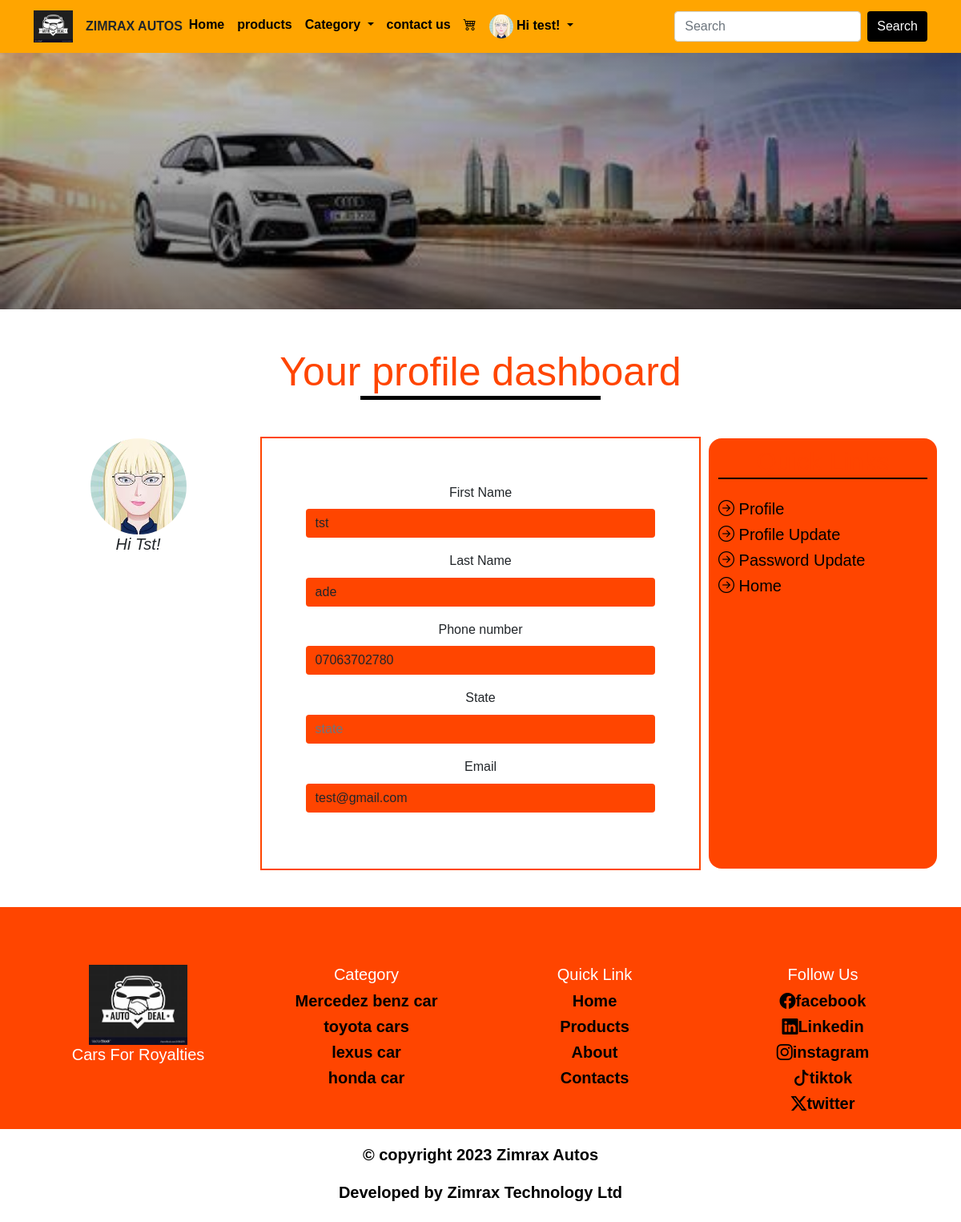
The page /profile (signed in) on the database its author committed.
### main/models.py (models this page shows, shortened)
class AppInfo(models.Model):
    appname = models.CharField(max_length=50)
    logo = models.ImageField(upload_to="logo")
    carousel1 = models.ImageField(upload_to="carousel")
    carousel2 = models.ImageField(upload_to="carousel")
    carousel3 = models.ImageField(upload_to="carousel")
    banner = models.ImageField(upload_to="banner")
    copyrights = models.IntegerField()

class Customer_registration(models.Model):
    user = models.OneToOneField(
        User, on_delete=models.CASCADE
    )  # this line is compulsory, it ensure the django registration file recognize our own model for registration
    username = models.CharField(max_length=50)
    first_name = models.CharField(max_length=50)
    last_name = models.CharField(max_length=50)
    email = models.EmailField(max_length=254)
    city = models.CharField(max_length=254)
    phone_number = models.CharField(max_length=50)
    profile_picture = models.ImageField(upload_to="customer_photo")

### main/views.py (the view)
# urls.py: path("profile", views.profile, name="profile"),
@login_required(login_url='signin')
def profile(request):
    userprof = Customer_registration.objects.get(user__username=request.user.username)
    context = {"userprof": userprof}
    return render(request, "profile.html", context)

### main/context_processor.py (called while the page is built)
def horbital(request):
    info = AppInfo.objects.get(pk=2)
    cat = Category.objects.all()
    context = {
        'info': info,
        'cat':cat,
    }
    return context

### main/templates/profile.html
{% extends 'base.html' %}
{%block header %}
{% include 'header.html' %}
{%endblock header%}
{%block banner %}
{% include 'banner.html' %}
{%endblock banner%}
{%block content %}
<div class="container">
  <div class="row">
    <h1 class="text-center title mt-5 mb-5">Your profile dashboard</h1>
    <div class="col-12 col-md-3 pavat">
      <img src="{{userprof.profile_picture.url}}" alt="" style="height: 120px">
      <h5>hi {{user.first_name }}!</h5>
    </div>
    <div class="col-12 col-md-6 pform">
      <form>
        <div class="mb-3">
          <label for="exampleInputEmail1" class="form-label">First Name</label>
          <input type="text" value="{{userprof.first_name}}" class="form-control" id="exampleInputEmail1" aria-describedby="emailHelp" placeholder="First Name">
        </div>
        <div class="mb-3">
          <label for="exampleInputEmail1" class="form-label">Last Name</label>
          <input type="text" value="{{userprof.last_name}}" class="form-control" id="exampleInputEmail1" aria-describedby="emailHelp" placeholder="Last Name">
        </div>
        <div class="mb-3">
          <label for="exampleInputEmail1" class="form-label">Phone number</label>
          <input type="text" value="{{userprof.phone_number}}" class="form-control" id="exampleInputEmail1" aria-describedby="emailHelp" placeholder="phone number">
        </div>
        <div class="mb-3">
          <label for="exampleInputEmail1" class="form-label">State</label>
          <input type="text" value="{{userprof.state}}" class="form-control" id="exampleInputEmail1" aria-describedby="emailHelp" placeholder="state">
        </div>
        <div class="mb-3">
            <label for="exampleInputEmail1" class="form-label">Email</label>
            <input type="text" value="{{userprof.email}}" class="form-control" id="exampleInputEmail1" aria-describedby="emailHelp" placeholder="Email">
          </div>
      </form>
    </div>
    <div class="col-12 col-md-3 plink">
      <h2 class="text-center">quick links</h2>
      <ul class="list-unstyled pt-3 text-start">
        <li> <a href="{% url 'profile' %}"><i class="bi bi-arrow-right-circle"></i> Profile</a></li>
        <li> <a href="{% url 'profile_update' %}"><i class="bi bi-arrow-right-circle"></i> Profile update</a></li>
        <li> <a href="{% url 'password_update' %}"><i class="bi bi-arrow-right-circle"></i> Password update</a></li>
        <li> <a href="{% url 'home' %}"><i class="bi bi-arrow-right-circle"></i> Home</a></li>
      </ul>
    </div>
  </div>
</div>
  {%endblock content%}
  {%block footer %}
{% include 'footer.html' %}
{%endblock footer%}

### main/templates/header.html (shortened to what this page needs)
{% load static %}
<nav class="navbar navbar-expand-lg navbar-light">
  <div class="container">
    <a class="navbar-brand" href="{% url 'landing_page' %}"
      ><img src="{{info.logo.url}}" style="height: 40px" />
    </a>
    <div class="name">ZIMRAX AUTOS</div>
    <div class="collapse navbar-collapse" id="navbarSupportedContent">
      <ul class="navbar-nav me-auto mb-2 mb-lg-0">
        {% if user.is_authenticated %}
        <li class="nav-item">
          <a class="nav-link" aria-current="page" href="{% url 'home' %}"
            >Home</a
          >
        </li>
        <li class="nav-item">
          <a class="nav-link" href="{% url 'product' %}">products</a>
        </li>
        <li class="nav-item dropdown">
          <a
            class="nav-link dropdown-toggle"
            href="#"
            id="navbarDropdown"
            role="button"
            data-bs-toggle="dropdown"
            aria-expanded="false"
            aria-expanded="false"
          >
            Category
          </a>
        </li>
        <li class="nav-item">
          <a
            class="nav-link"
            href="{% url 'contact' %}"
            tabindex="-1"
            aria-disabled="true"
            >contact us</a
          >
        </li>
        <li class="nav-item">
          <a href="{% url 'cart' %}" class="nav-link"
            ><i class="bi bi-cart4"></i
          ></a>
        </li>
        <li class="nav-item dropdown">
          <a
            class="nav-link dropdown-toggle"
            href="#"
            id="navbarDropdown"
            role="button"
            data-bs-toggle="dropdown"
            aria-expanded="false"
          >
            {% if user.customer_registration %}
            <img
              src="{{user.customer_registration.profile_picture.url}}"
              alt="avatar"
              style="height: 30px"
            />
            {% endif %} {% if request.user %}
            <span>Hi {{user.username}}!</span>
            {% endif %}
          </a>
        </li>
        {% endif %}
      </ul>
      <form action="{% url 'search' %}" method="POST" class="d-flex">
        <input
          class="form-control me-2"
          type="search"
          name="search"
          placeholder="Search"
          aria-label="Search"
        />
        <button type="submit" class="btn btn-outline-success" type="submit">
          Search
        </button>
      </form>
    </div>
  </div>
</nav>

### main/templates/footer.html
{% load static %}
<div class="footer mt-5">
    <div class="container footer">
      <div class="row">
        <div class="col-12 col-sm-6 col-md-6 col-lg-3">
          <div >
            <img src="{{info.logo.url}}" alt="WELCOME TO ZIMRAX Autos" />
            <h2 class="motto text-center">Cars for Royalties</h2>
          </div>
        </div>
        <div class="col-12 col-sm-6 col-md-6 col-lg-3 text-center">
          <h2>category</h2>
          <ul class="list-unstyled">
            <li><a href="">Mercedez benz car</a></li>
            <li><a href="">toyota cars</a></li>
            <li><a href="">lexus car</a></li>
            <li><a href="">honda car</a></li>
          </ul>
        </div>
        <div class="col-12 col-sm-6 col-md-6 col-lg-3 text-center">
          <h2>quick link</h2>
          <ul class="list-unstyled">
            <li><a href="{% url 'home' %}">Home</a></li>
            <li><a href="{% url 'product' %}">Products</a></li>
            <li><a href="{% url 'landing_page' %}">About</a></li>
            <li><a href="{% url 'contact' %}">Contacts</a></li>
          </ul>
        </div>
        <div class="col-12 col-sm-6 col-md-6 col-lg-3 text-center">
          <h2>follow us</h2>
          <ul class="list-unstyled">
            <li>
              <a href=""><i class="bi bi-facebook"></i>facebook</a>
            </li>
            <li>
              <a href=""><i class="bi bi-linkedin"></i>Linkedin</a>
            </li>
            <li>
              <a href=""><i class="bi bi-instagram"></i>instagram</a>
            </li>
            <li>
              <a href=""><i class="bi bi-tiktok"></i>tiktok</a>
            </li>
            <li>
              <a href=""><i class="bi bi-twitter-x"></i>twitter</a>
            </li>
          </ul>
        </div>
      </div>
    </div>
  </div>
  <div class="container-fluid">
    <div class="row text-center footer2">
      <div class="col-12 text-center">
        <p class="pt-3 copyright">&copy; copyright 2023 Zimrax Autos</p>
        <h1 class="developer">
          <a href="https://zimrax.com">Developed by Zimrax Technology Ltd</a>
        </h1>
      </div>
    </div>
  </div>

### main/static/css/style.css (style rules this page uses)
* { padding: 0%; margin: 0%; box-sizing: border-box; }
.navbar { background-color: orangered; }
.navbar .name { font-weight: bolder; }
.navbar-nav .nav-item .nav-link { font-weight: bolder; color: black; }
.navbar-nav .nav-link img { border-radius: 100%; }
.collapse form button { background-color: black; color: white; border: none; }
.title { color: orangered; font-size: 50px; font-weight: 600px; }
.title::after { content: ''; display:block; width: 300px; height: 5px; background-color: black; margin-left: auto; margin-right: auto; }
.footer { background-color: orangered; padding-top: 3%; }
.footer h2 { text-transform: capitalize; color:white; font-size: 20px; }
.footer ul a { text-decoration: none; color:black; font-size:20px; font-weight: bolder; }
.footer img { height: 100px; }
.motto { text-align: left; }
.copyright { color:black; font-size:20px; font-weight: bolder; }
.developer a { text-decoration: none; color:black; font-size:20px; font-weight: bolder; }
.pavat { text-align: center; }
.pavat img { height:200px; border-radius: 100%; }
.pavat h5 { font-style: italic; text-transform: capitalize; }
.plink { background-color: orangered; border-radius: 1rem; }
.plink h2 { text-transform: capitalize; border-bottom: 2px solid black; margin-top: 4%; }
.plink ul a { text-decoration: none; text-transform: capitalize; color: black; font-size: 20px; }
.pform form { outline: 2px solid orangered; padding: 10%; }
.pform form input { background-color: orangered; border: none; }
.payments ul li, h1 { list-style: none; margin-bottom: 5%; }
body, h1, h2, h3, p, form { margin: 0; padding: 0; }
body { font-family: 'Arial', sans-serif; line-height: 1.6; text-align: center; }
header h1, p { font-weight: bolder; color: black; }
h1, h2, h3 { margin-bottom: 5px; color: orangered; }
.developer { margin-bottom: 20px; }

### rows shown on the page
AppInfo: logo (picture)
Customer_registration: profile_picture (placeholder picture), first_name "tst", last_name "ade", phone_number "07063702780", email "test@gmail.com"

### other values the page prints
{{ user.username }} "test"
{{ user.first_name }} "Tst"
